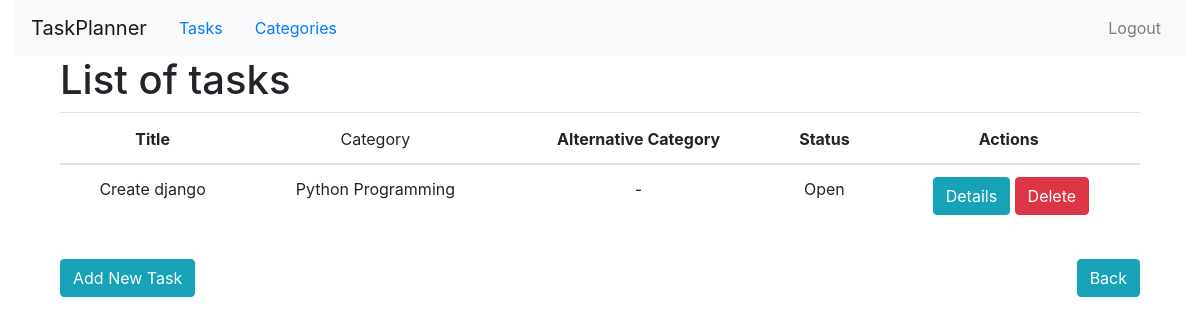
The app's page /task/ (signed in), older data.
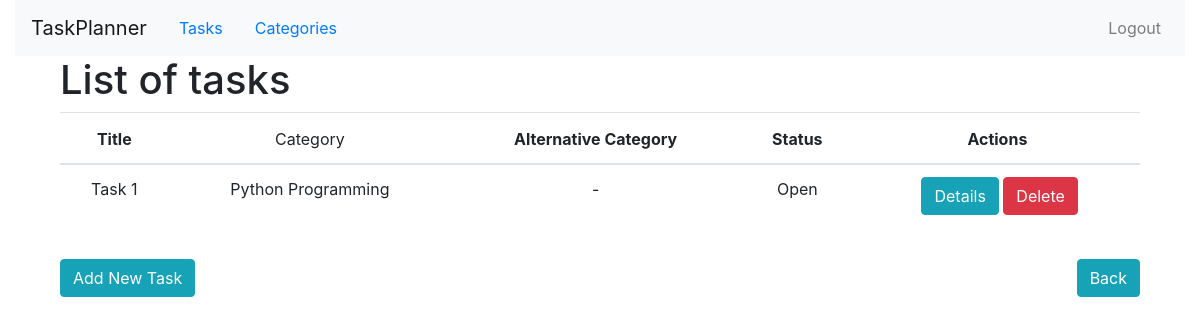
The same page, newer data.
### planner_app/models.py (models this page shows, shortened)
class TaskItem(models.Model):
    STATUS_CHOICES = [
        ("completed", "Completed"),
        ("open", "Open"),
        ("cancelled", "Cancelled"),
        ("optional", "Optional"),
    ]
    user = models.ForeignKey(User, on_delete=models.CASCADE)
    title = models.CharField(max_length=200)
    description = models.TextField(blank=True, null=True)
    category = models.ForeignKey(
        TaskCategory, related_name="tasks", on_delete=models.CASCADE
    )
    alternative_category = models.ForeignKey(
        TaskCategory,
        related_name="alternative_tasks",
        blank=True,
        null=True,
        on_delete=models.SET_NULL,
    )
    status = models.CharField(max_length=10, choices=STATUS_CHOICES, default="open")
    date_created = models.DateTimeField(auto_now_add=True)
    date_closed = models.DateTimeField(blank=True, null=True)
    objects = TaskItemManager()

class TaskCategory(models.Model):
    user = models.ForeignKey(User, on_delete=models.CASCADE)
    name = models.CharField(max_length=200)
    description = models.TextField(blank=True, null=True)
    def __str__(self):
        return str(self.name)

### planner_app/views.py (the view)
# urls.py: path("task/", views.task, name="task"),
@login_required
def task(request):
    tasks = TaskItem.objects.filter(user=request.user)  # Filter tasks by logged-in user
    sort_by_task_category = request.GET.get("sort_by_task_category")
    if sort_by_task_category == "category":
        tasks = tasks.order_by("-category")  # Sort tasks alphabetically by category
    context = {"tasks": tasks, "task_create_url": "task_create", "home_url": "home"}
    return render(request, "planner_app/task_list.html", context)

### planner_app/templates/planner_app/task_list.html (shortened to what this page needs)
{% extends "base.html" %} {% block title %} Task Page {% endblock %} {% block content %}
<div class="container">
    <h1 class="text-left">List of tasks</h1>
    <table class="table text-center">
        <thead>
            <tr>
                <th>Title</th>
                <th>
                    <form method="get" style="display: inline">
                        <button type="submit" class="btn btn-link"
                            style="padding: 0; border: none; background: none; color: inherit">
                            Category
                        </button>
                    </form>
                </th>
                <th>Alternative Category</th>
                <th>Status</th>
                <th>Actions</th>
            </tr>
        </thead>
        <tbody>
            {% for task in tasks %}
            <tr>
                <td>{{ task.title }}</td>
                <td>{{ task.category }}</td>
                <td>{{ task.alternative_category|default_if_none:"-" }}</td>
                <td>{{ task.get_status_display }}</td>
                <td>
                    <form action="{% url 'task_detail' task.pk %}" method="get" style="display: inline">
                        <button type="submit" class="btn btn-info">Details</button>
                    </form>
                    <form action="{% url 'task_delete' task.pk %}" method="get" style="display: inline">
                        <button type="submit" class="btn btn-danger">Delete</button>
                    </form>
                </td>
            </tr>
            {% endfor %}
        </tbody>
    </table>
    {% include 'planner_app/button_row.html' with url='task_create' text="Add New Task" back_url='home' %}
</div>
{% endblock %}

Row changes from the older to the newer data that the page shows:
removed TaskItem: title "Create django", category "Python Programming", alternative_category "-", status "Open"
added TaskItem: title "Task 1", category "Python Programming", alternative_category "-", status "Open"
